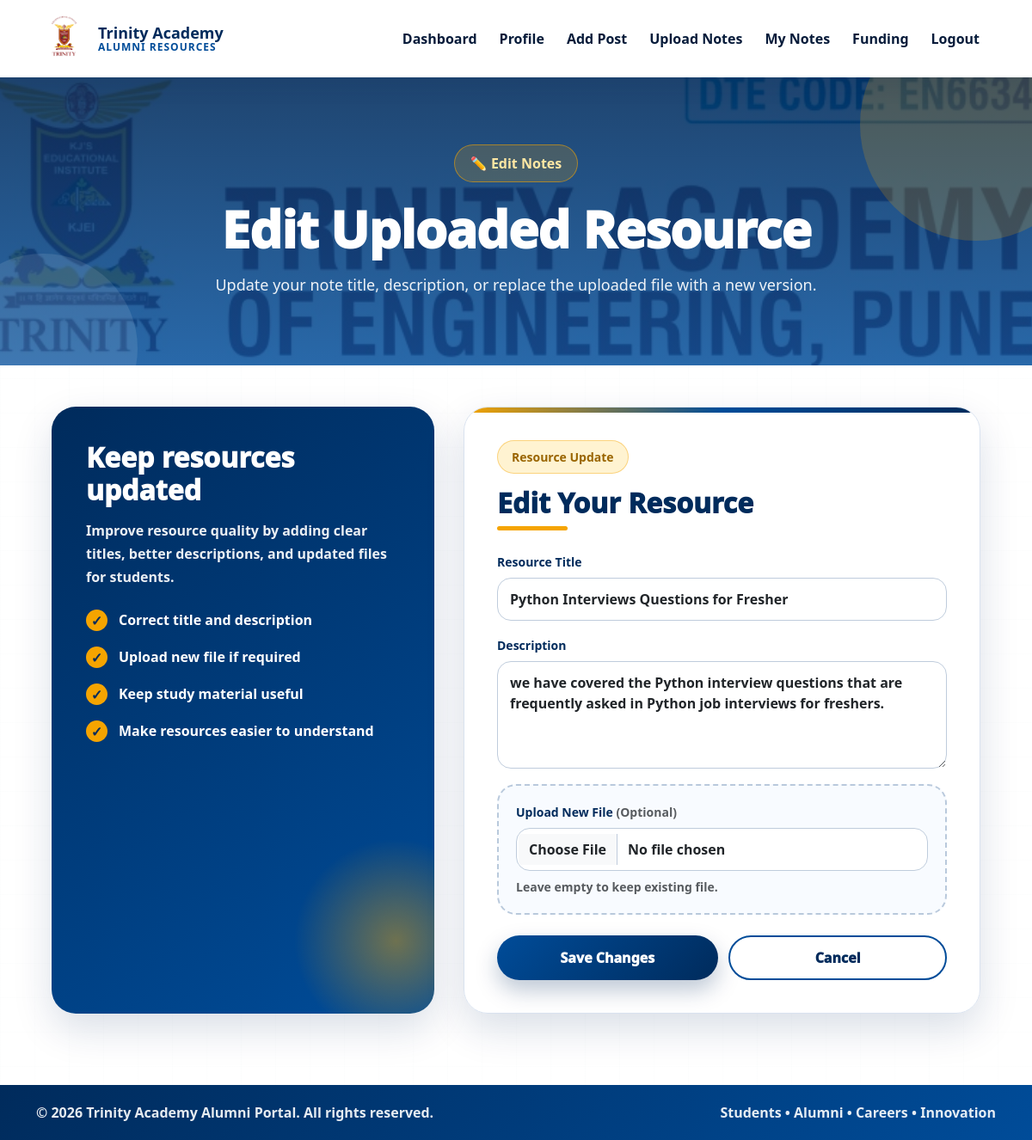
The app's page /edit_resource/edit/2/ (signed in) with its own data.
### myApp/models.py (models this page shows, shortened)
class Resource(models.Model):
    title = models.CharField(max_length=255)
    description = models.TextField(blank=True, null=True)
    file = models.FileField(upload_to='resources/')
    uploaded_by = models.ForeignKey(User, on_delete=models.CASCADE)
    uploaded_at = models.DateTimeField(auto_now_add=True)

### myApp/views.py (the view)
# urls.py: path('edit_resource/edit/<int:pk>/', views.edit_resource, name='edit_resource'),
@login_required
def edit_resource(request, pk):
    resource = get_object_or_404(Resource, pk=pk, uploaded_by=request.user)
    if request.method == 'POST':
        form = ResourceForm(request.POST, request.FILES, instance=resource)
        if form.is_valid():
            form.save()
            return redirect('view_uploaded_notes')
    else:
        form = ResourceForm(instance=resource)
    return render(request, 'alumni/edit_resource.html', {'form': form})

### myApp/forms.py (shortened to what this page needs)
class ResourceForm(forms.ModelForm):
    class Meta:
        model = Resource
        fields = ['title', 'description', 'file']

### templates/alumni/edit_resource.html (shortened to what this page needs)
{% load static %}
<!DOCTYPE html>
<html lang="en">
<head>
    <link href="https://cdn.jsdelivr.net/npm/bootstrap@5.3.0-alpha3/dist/css/bootstrap.min.css" rel="stylesheet">
</head>
<body>
<nav class="navbar navbar-expand-lg main-navbar">
    <div class="container-fluid px-lg-5">
        <a class="navbar-brand" href="{% url 'alumni_dashboard' %}">
            <img src="{% static 'images/trinity-logo.png' %}" alt="Trinity Academy Logo" onerror="this.style.display='none'">
            <span>
                <span class="brand-title">Trinity Academy</span>
                <span class="brand-subtitle">ALUMNI RESOURCES</span>
            </span>
        </a>
        <div class="collapse navbar-collapse show" id="navbarNav">
            <ul class="navbar-nav ms-auto align-items-lg-center">
                <li class="nav-item"><a class="nav-link" href="{% url 'alumni_dashboard' %}">Dashboard</a></li>
                <li class="nav-item"><a class="nav-link" href="{% url 'view_alumni_profile' %}">Profile</a></li>
                <li class="nav-item"><a class="nav-link" href="{% url 'create_post' %}">Add Post</a></li>
                <li class="nav-item"><a class="nav-link" href="{% url 'upload_resource' %}">Upload Notes</a></li>
                <li class="nav-item"><a class="nav-link" href="{% url 'view_uploaded_notes' %}">My Notes</a></li>
                <li class="nav-item"><a class="nav-link" href="{% url 'view_funding_info' %}">Funding</a></li>
                <li class="nav-item"><a class="nav-link" href="{% url 'logout' %}">Logout</a></li>
            </ul>
        </div>
    </div>
</nav>
<section class="page-hero"><div class="hero-content"><span class="hero-chip">✏️ Edit Notes</span><h1>Edit Uploaded Resource</h1><p>Update your note title, description, or replace the uploaded file with a new version.</p></div></section>
<section class="page-wrapper"><div class="form-layout">
<div class="info-panel reveal-card"><h2>Keep resources updated</h2><p>Improve resource quality by adding clear titles, better descriptions, and updated files for students.</p><ul class="feature-list"><li><span class="check-icon">✓</span> Correct title and description</li><li><span class="check-icon">✓</span> Upload new file if required</li><li><span class="check-icon">✓</span> Keep study material useful</li><li><span class="check-icon">✓</span> Make resources easier to understand</li></ul></div>
<div class="form-card reveal-card"><span class="form-badge">Resource Update</span><h2>Edit Your Resource</h2><div class="title-line"></div><form method="POST" enctype="multipart/form-data">{% csrf_token %}<div class="form-grid"><div><label for="title" class="form-label">Resource Title</label><input type="text" id="title" name="title" class="form-control" placeholder="Enter the title of the resource" value="{{ form.title.value }}" required></div><div><label for="description" class="form-label">Description</label><textarea id="description" name="description" class="form-control" rows="4" placeholder="Enter a brief description" required>{{ form.description.value }}</textarea></div><div class="file-box"><label for="file" class="form-label">Upload New File <span class="text-muted">(Optional)</span></label><input type="file" id="file" name="file" class="form-control"><small class="text-muted fw-bold d-block mt-2">Leave empty to keep existing file.</small></div></div><div class="action-row"><button type="submit" class="btn-theme">Save Changes</button><a href="{% url 'view_uploaded_notes' %}" class="btn-light-theme">Cancel</a></div></form></div>
</div></section>
<footer class="footer">
    <div class="container d-flex justify-content-between flex-wrap gap-2">
        <p>&copy; 2026 Trinity Academy Alumni Portal. All rights reserved.</p>
        <p>Students • Alumni • Careers • Innovation</p>
    </div>
</footer>
</body>
</html>

### records on screen
Resource: title "Python Interviews Questions for Fresher", description "we have covered the Python interview questions that are frequently asked in Python job interviews for freshers."
